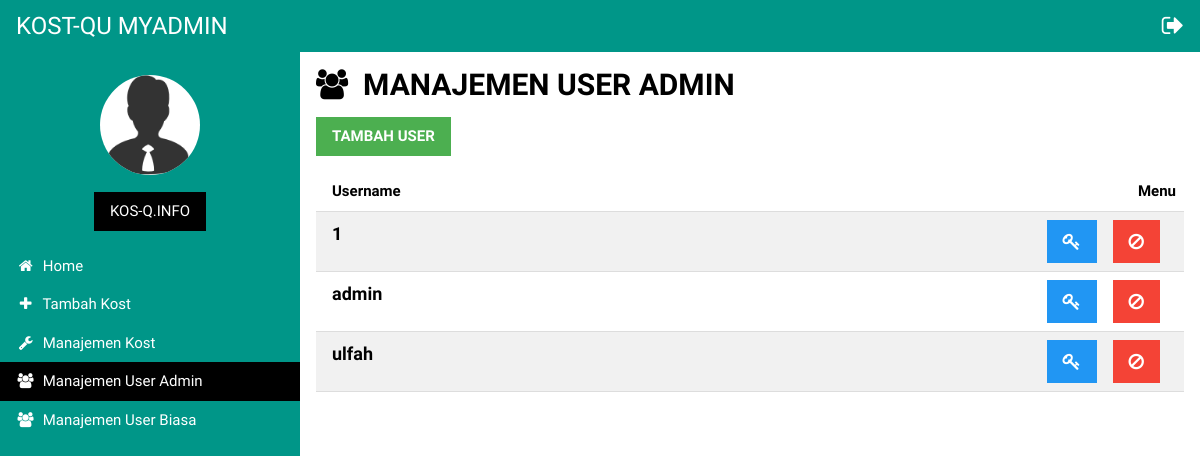
Page /admin/index.php?page=userAdmin (signed in) on the committed database.
### tables this page shows
CREATE TABLE `userAdmin` (
  `idAdmin` bigint(20) NOT NULL,
  `username` varchar(255) NOT NULL,
  `password` varchar(255) NOT NULL
);

### admin/userAdmin.php (the view, shortened to what this page needs)
<header class="w3-container">
    <b><h2><i class="fa fa-users"></i><b>&nbsp;&nbsp;MANAJEMEN USER ADMIN</b></h2></b>
</header>
<div class="w3-container w3-margin-bottom">
	<div class="w3-row">
		<button onclick="document.getElementById('formUser').style.display='block'" class="w3-button w3-green">
			<b>TAMBAH USER</b>
		</button>
	</div>
</div>
<div class="w3-container">
	<ul class="w3-ul">
		<table class="w3-table w3-striped w3-bordered w3-hoverable">
		    <tr>
		      <th>Username</th>
		      <th class="w3-right">Menu</th>
		    </tr>
		<?php
			$bnf = mysql_query("SELECT * FROM userAdmin");
			while($tyu = mysql_fetch_array($bnf)) { ?>
			<tr>
				<td class="w3-large">
					<b><?=$tyu['username']?></b>
				</td>
				<td>
					<span onclick="location.href='hapusUser.php?id=<?=$tyu['idAdmin']?>'" class="w3-hover-light-grey w3-margin-right w3-bar-item w3-button w3-red w3-large w3-right">
	                	<i class="fa fa-ban" aria-hidden="true"></i>
	            	</span>
	            	<span onclick="document.getElementById('ubahPassword<?=$tyu['username']?>').style.display='block'" class="w3-hover-light-grey w3-margin-right w3-bar-item w3-button w3-blue w3-large w3-right">
	                	<i class="fa fa-key" aria-hidden="true"></i>
	            	</span>
				</td>
			</tr>
	    <?php
	    	}
	    ?>
	    </table>
    </ul>
</div>

### css/w3.css (style rules this page uses)
html { box-sizing:border-box }
*,*:before,*:after { box-sizing:inherit }
html { -ms-text-size-adjust:100%;-webkit-text-size-adjust:100% }
body { margin:0 }
article,aside,details,figcaption,figure,footer,header,main,menu,nav,section,summary { display:block }
button,input,select,textarea { font:inherit;margin:0 }
button,input { overflow:visible }
button,select { text-transform:none }
button,html [type=button],[type=reset],[type=submit] { -webkit-appearance:button }
html,body { font-family:Verdana,sans-serif;font-size:15px;line-height:1.5 }
html { overflow-x:hidden }
h2 { font-size:30px }
h1,h2,h3,h4,h5,h6 { font-family:"Segoe UI",Arial,sans-serif;font-weight:400;margin:10px 0 }
.w3-table,.w3-table-all { border-collapse:collapse;border-spacing:0;width:100%;display:table }
.w3-bordered tr,.w3-table-all tr { border-bottom:1px solid #ddd }
.w3-striped tbody tr:nth-child(even) { background-color:#f1f1f1 }
.w3-table td,.w3-table th,.w3-table-all td,.w3-table-all th { padding:8px 8px;display:table-cell;text-align:left;vertical-align:top }
.w3-table th:first-child,.w3-table td:first-child,.w3-table-all th:first-child,.w3-table-all td:first-child { padding-left:16px }
.w3-btn,.w3-button { border:none;display:inline-block;outline:0;padding:8px 16px;vertical-align:middle;overflow:hidden;text-decoration:none;color:inherit;background-color:inherit;text-align:center;cursor:pointer;white-space:nowrap }
.w3-btn,.w3-button { -webkit-touch-callout:none;-webkit-user-select:none;-khtml-user-select:none;-moz-user-select:none;-ms-user-select:none;user-select:none }
.w3-ul { list-style-type:none;padding:0;margin:0 }
.w3-container:after,.w3-container:before,.w3-panel:after,.w3-panel:before,.w3-row:after,.w3-row:before,.w3-row-padding:after,.w3-row-padding:before, .w3-cell-row:before,.w3-cell-row:after,.w3-clear:after,.w3-clear:before,.w3-bar:before,.w3-bar:after { content:"";display:table;clear:both }
.w3-container,.w3-panel { padding:0.01em 16px }
.w3-large { font-size:18px!important }
.w3-margin-bottom { margin-bottom:16px!important }
.w3-margin-right { margin-right:16px!important }
.w3-right { float:right!important }
.w3-blue,.w3-hover-blue:hover { color:#fff!important;background-color:#2196F3!important }
.w3-green,.w3-hover-green:hover { color:#fff!important;background-color:#4CAF50!important }
.w3-red,.w3-hover-red:hover { color:#fff!important;background-color:#f44336!important }
.w3-white,.w3-hover-white:hover { color:#000!important;background-color:#fff!important }

### admin/index.php (style rules this page uses)
html,body,h1,h2,h3,h4,h5 { font-family: "Raleway", sans-serif; }
html, body { height: 100%; }

### rows in the picture
useradmin: username "1"
useradmin: username "admin"
useradmin: username "ulfah"
